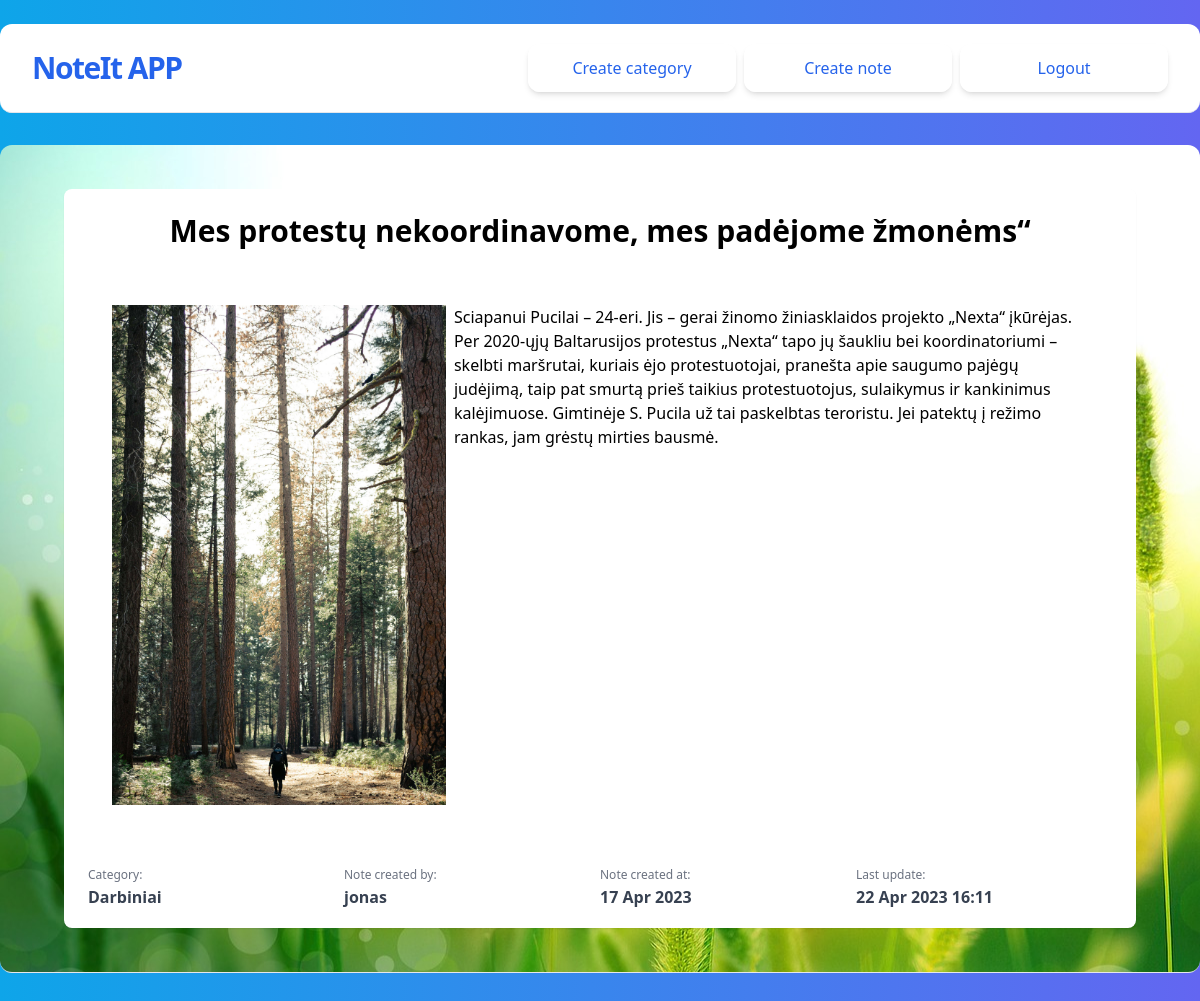
The app's page /note/2/ (signed in) with its own data.
### noteit/models.py (models this page shows, shortened)
class Note(models.Model):
    name = models.CharField(max_length=50)
    description = models.TextField(null=True)
    category = models.ForeignKey(NoteCategory, on_delete=models.CASCADE)
    assigned_to = models.ForeignKey(User, on_delete=models.CASCADE)
    created_at = models.DateTimeField(auto_now_add=True)
    updated_at = models.DateTimeField(auto_now=True)
    note_img = models.ImageField(upload_to='img/', blank=True, null=True)

class NoteCategory(models.Model):
    name = models.CharField(max_length=50)
    def __str__(self):
        return self.name

### accounts/models.py (models this page shows)
class CustomUser(AbstractUser):
    pass

### noteit/views.py (the view)
# urls.py: path('note/<int:pk>/', NotesDetailView.as_view(), name='note-detail'),
@method_decorator(login_required, name='dispatch')
class NotesDetailView(DetailView):
    model = Note

### noteit/templates/noteit/note_detail.html
{% extends 'noteit/base.html' %} {% block content %}
<div class="max-w-7xl h-full overflow-hidden mx-auto py-6 sm:px-6 lg:px-8">
  <div class="bg-white h-full overflow-auto shadow-sm sm:rounded-lg">
    <div class="p-6 bg-white border-b border-gray-200">
      <h1 class="text-3xl font-bold text-center">{{object.name}}</h1>
      <div class="p-6 h-full w-full flex flex-col justify-between">
        <div class="title">
          <div class="h-full py-8 flex">
            {% if note.note_img %}
            <img
              src="{{ note.note_img.url }}"
              alt="{{ note.name }} image"
              style="width: 400px; max-height: 500px"
            />
            {% endif %} {% if object.description %}
            <p class="text-lg text-gray-800 pl-2">
              {{object.description|linebreaks}}
            </p>
            {% else %}
            <p class="text-lg text-gray-800 pl-2">No description</p>
            {% endif %}
          </div>
        </div>
      </div>
      <div class="flex">
        <div class="w-1/4">
          <label for="category" class="text-gray-500 text-xs">Category:</label>
          <p id="category" class="text-gray-700 font-bold">{{note.category}}</p>
        </div>
        <div class="w-1/4">
          <label for="assigned_to" class="text-gray-500 text-xs"
            >Note created by:</label
          >
          <p id="assigned_to" class="text-gray-700 font-bold">
            {{note.assigned_to}}
          </p>
        </div>
        <div class="w-1/4">
          <label for="created_at" class="text-gray-500 text-xs"
            >Note created at:</label
          >
          <p id="created_at" class="text-gray-700 font-bold">
            {{note.created_at|date:"d M Y" }}
          </p>
        </div>
        <div class="w-1/4">
          <label for="updated_at" class="text-gray-500 text-xs"
            >Last update:</label
          >
          <p id="updated_at" class="text-gray-700 font-bold">
            {{note.updated_at|date:"d M Y H:i" }}
          </p>
        </div>
      </div>
    </div>
  </div>
</div>
{% endblock content %}

### records on screen
Note: name "Mes protestų nekoordinavome, mes padėjome žmonėms“", note_img (picture), description "Sciapanui Pucilai – 24-eri. Jis – gerai žinomo žiniasklaidos projekto „Nexta“ įkūrėjas. Per 2020-ųjų Baltarusijos protestus „Nexta“ tapo jų šaukliu bei koordinatoriumi – skelbti maršrutai, kuriais ėjo protestuotojai, pranešta apie saugumo pajėgų judėjimą, taip pat smurtą prieš taikius protestuotojus, sulaikymus ir kankinimus kalėjimuose. Gimtinėje S. Pucila už tai paskelbtas teroristu. Jei patektų į režimo rankas, jam grėstų mirties bausmė.", category "Darbiniai", assigned_to "jonas", created_at "17 Apr 2023", updated_at "22 Apr 2023 16:11"
